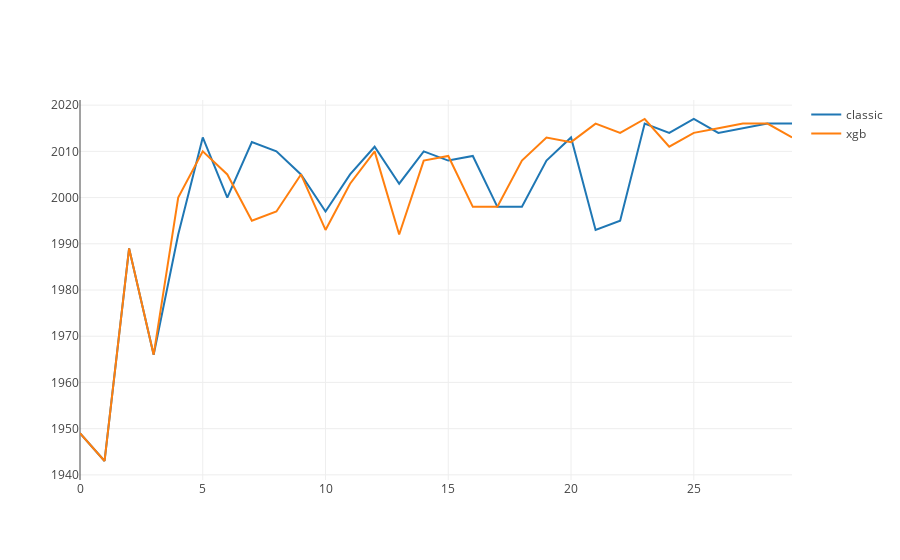

The notebook cell saved with this chart:
### Markdown cell above
### Compare it to the classic Ranklib model

### Code cell
from ltr.release_date_plot import plot
plot(client, "batman", models = ['classic', 'xgb'])

### Figure 1 — Plotly figure (JSON) as saved in the notebook; plotly's stock layout.template omitted (floating-point values rounded to 4 significant figures)
{"data": [{"mode": "lines", "name": "classic", "text": ["Batman and Robin (6.4788566)", "Batman (1.5369579)", "Batman (-3.973743)", "Batman (-3.973743)", "Batman Returns (-4.0869594)", "Batman: The Dark Knight Returns, Part 2 (-4.1906896)", "Batman Beyond: Return of the Joker (-4.1906896)", "Batman: The Dark Knight Returns, Part 1 (-4.1906896)", "Batman: Under the Red Hood (-4.1906896)", "Batman Begins (-4.1906896)", "Batman & Robin (-4.1906896)", "The Batman vs Dracula (-4.1906896)", "Batman: Year One (-4.1906896)", "Batman: Mystery of the Batwoman (-4.1906896)", "Superman/Batman: Apocalypse (-4.1906896)", "Batman: Gotham Knight (-4.1906896)", "Superman/Batman: Public Enemies (-4.1906896)", "Batman & Mr. Freeze: SubZero (-4.1906896)", "The Batman Superman Movie: World's Finest (-4.1906896)", "Batman Unmasked: The Psychology of the Dark Knight (-4.1906896)", "Lego Batman: The Movie - DC Super Heroes Unite (-4.1906896)", "Batman: Mask of the Phantasm (-4.2798557)", "Batman Forever (-4.2926135)", "Batman v Superman: Dawn of Justice (-4.346805)", "Batman: Assault on Arkham (-4.346805)", "The Lego Batman Movie (-4.346805)", "Son of Batman (-4.346805)", "Batman vs. Robin (-4.346805)", "Batman: Bad Blood (-4.346805)", "Batman: The Killing Joke (-4.346805)"], "type": "scatter", "uid": "b2cd1e4d-823c-4777-95ce-b32ea0fb4ab4", "x": [0, 1, 2, 3, 4, 5, 6, 7, 8, 9, 10, 11, 12, 13, 14, 15, 16, 17, 18, 19, 20, 21, 22, 23, 24, 25, 26, 27, 28, 29], "y": ["1949", "1943", "1989", "1966", "1992", "2013", "2000", "2012", "2010", "2005", "1997", "2005", "2011", "2003", "2010", "2008", "2009", "1998", "1998", "2008", "2013", "1993", "1995", "2016", "2014", "2017", "2014", "2015", "2016", "2016"]}, {"mode": "lines", "name": "xgb", "text": ["Batman and Robin (2.3841898)", "Batman (2.3841898)", "Batman (2.143805)", "Batman (2.143805)", "Batman Beyond: Return of the Joker (0.80836874)", "Batman: Under the Red Hood (0.80836874)", "Batman Begins (0.80836874)", "Batman Forever (0.80836874)", "Batman & Robin (0.80836874)", "The Batman vs Dracula (0.80836874)", "Batman: Mask of the Phantasm (0.80836874)", "Batman: Mystery of the Batwoman (0.80836874)", "Superman/Batman: Apocalypse (0.80836874)", "Batman Returns (0.80836874)", "Batman: Gotham Knight (0.80836874)", "Superman/Batman: Public Enemies (0.80836874)", "Batman & Mr. Freeze: SubZero (0.80836874)", "The Batman Superman Movie: World's Finest (0.80836874)", "Batman Unmasked: The Psychology of the Dark Knight (0.80836874)", "Batman: The Dark Knight Returns, Part 2 (-0.6640494)", "Batman: The Dark Knight Returns, Part 1 (-0.6640494)", "Batman v Superman: Dawn of Justice (-0.6640494)", "Batman: Assault on Arkham (-0.6640494)", "The Lego Batman Movie (-0.6640494)", "Batman: Year One (-0.6640494)", "Son of Batman (-0.6640494)", "Batman vs. Robin (-0.6640494)", "Batman: Bad Blood (-0.6640494)", "Batman: The Killing Joke (-0.6640494)", "Lego Batman: The Movie - DC Super Heroes Unite (-0.6640494)"], "type": "scatter", "uid": "105f1cf9-b303-4996-92b4-467bc4ce0fff", "x": [0, 1, 2, 3, 4, 5, 6, 7, 8, 9, 10, 11, 12, 13, 14, 15, 16, 17, 18, 19, 20, 21, 22, 23, 24, 25, 26, 27, 28, 29], "y": ["1949", "1943", "1989", "1966", "2000", "2010", "2005", "1995", "1997", "2005", "1993", "2003", "2010", "1992", "2008", "2009", "1998", "1998", "2008", "2013", "2012", "2016", "2014", "2017", "2011", "2014", "2015", "2016", "2016", "2013"]}], "layout": {}}
